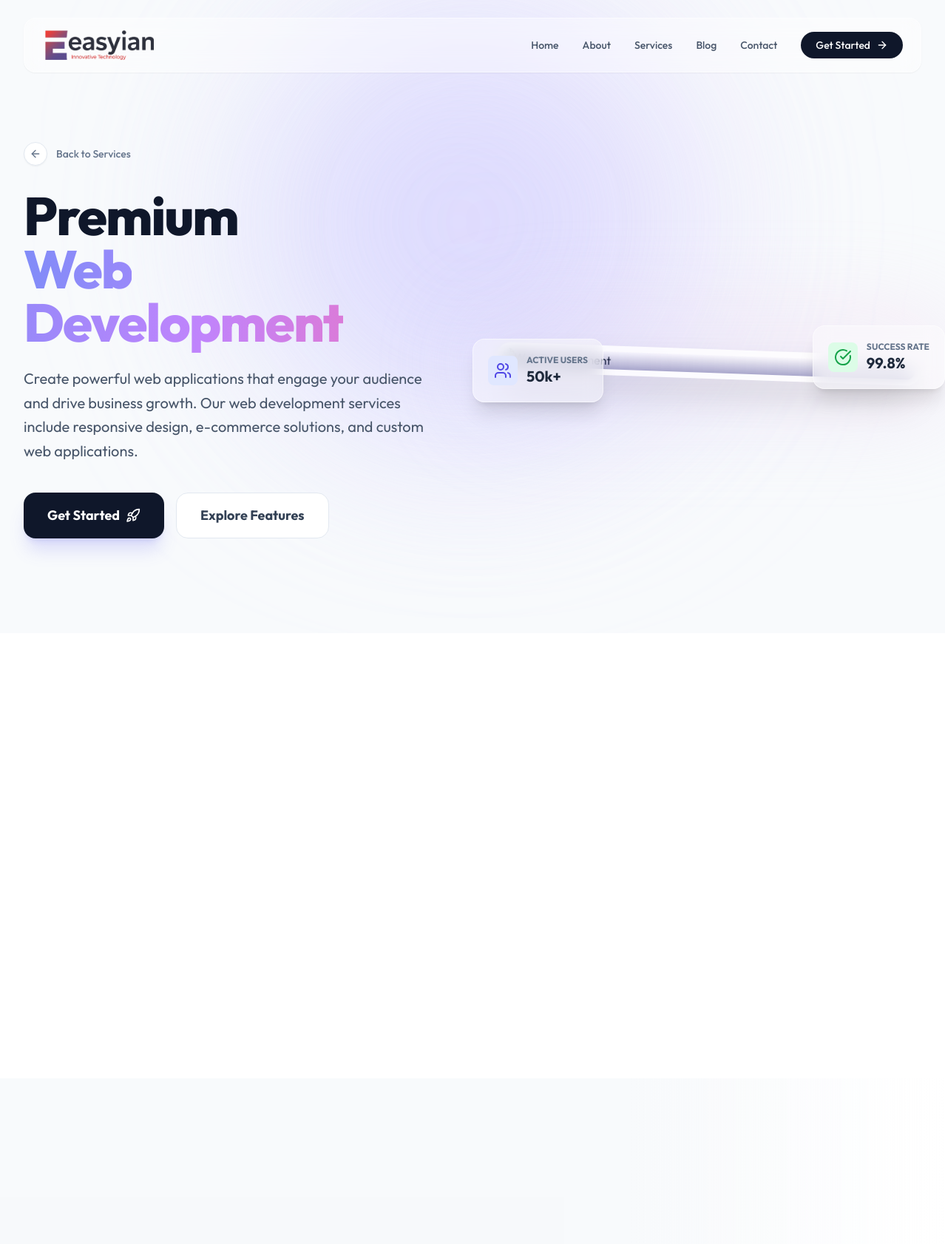
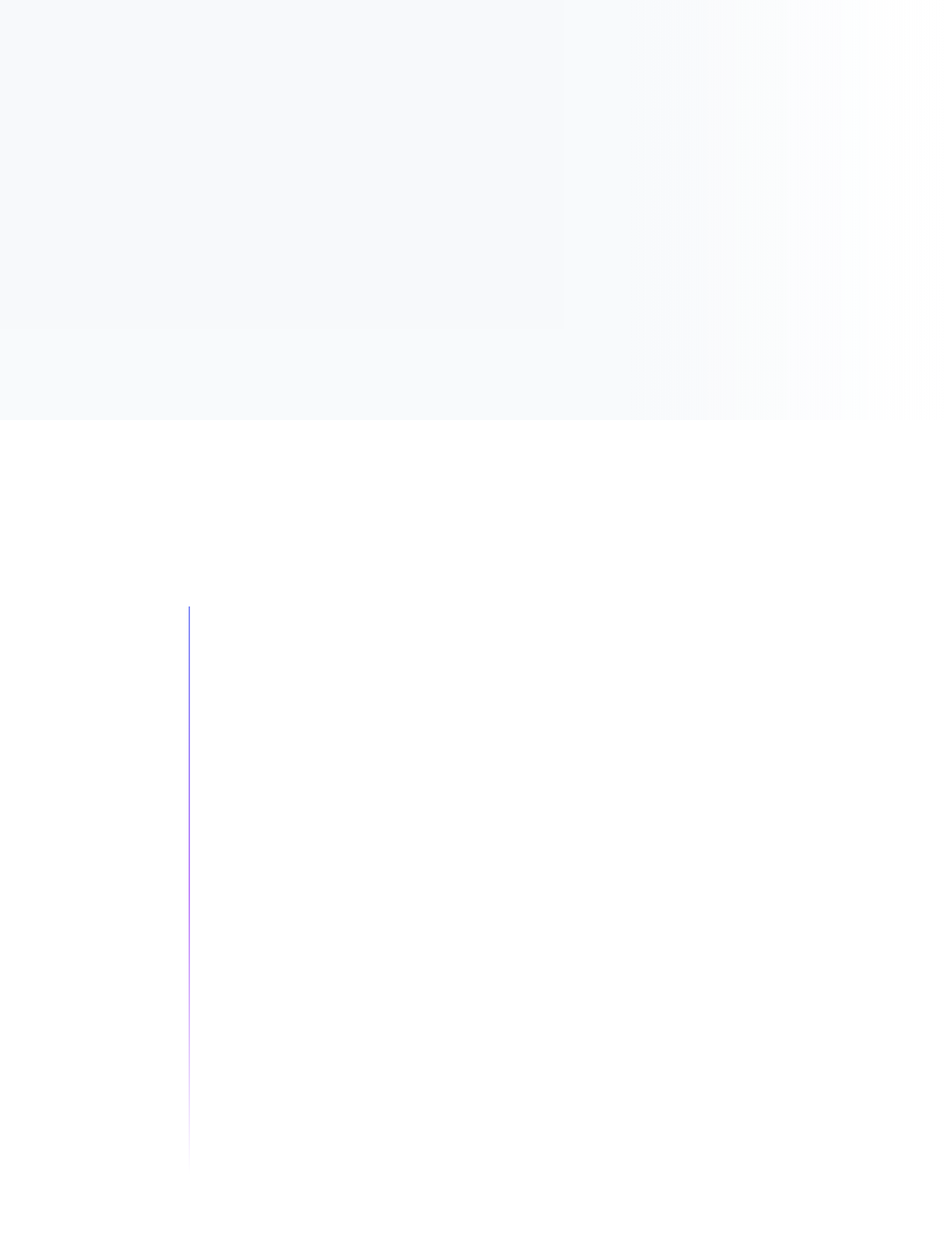
The app's page /services/web-development/ (upper part) with its own data (2 pictures, top to bottom).
### core/models.py (models this page shows, shortened)
class Service(models.Model):
    title = models.CharField(max_length=200)
    slug = models.SlugField(unique=True)
    short_description = models.TextField()
    long_description = models.TextField()
    icon_path = models.CharField(max_length=500, blank=True)  # SVG path for icons
    features = models.JSONField(default=list)  # Store as JSON array
    benefits = models.JSONField(default=list)
    process = models.JSONField(default=list)
    plan1_title = models.CharField(max_length=100, blank=True, default="Basic Plan")
    plan1_price = models.DecimalField(max_digits=10, decimal_places=2, null=True, blank=True)
    plan1_features = models.JSONField(default=list, blank=True, help_text="List of features for Plan 1")
    plan2_title = models.CharField(max_length=100, blank=True, default="Standard Plan")
    plan2_price = models.DecimalField(max_digits=10, decimal_places=2, null=True, blank=True)
    plan2_features = models.JSONField(default=list, blank=True, help_text="List of features for Plan 2")
    plan3_title = models.CharField(max_length=100, blank=True, default="Premium Plan")
    plan3_price = models.DecimalField(max_digits=10, decimal_places=2, null=True, blank=True)
    plan3_features = models.JSONField(default=list, blank=True, help_text="List of features for Plan 3")
    price = models.DecimalField(max_digits=10, decimal_places=2, default=0.0)
    currency = models.CharField(max_length=3, default='INR')
    is_active = models.BooleanField(default=True)
    display_order = models.IntegerField(default=0)
    featured_image = models.ImageField(upload_to='services/', blank=True, null=True)
    meta_title = models.CharField(max_length=200, blank=True)
    meta_description = models.TextField(blank=True)
    created_at = models.DateTimeField(auto_now_add=True)
    updated_at = models.DateTimeField(auto_now=True)
    class Meta:
        ordering = ['display_order', 'title']

### core/views.py (the view)
# urls.py: path('services/<slug:service_slug>/', views.service_detail, name='service_detail'),
def service_detail(request, service_slug):
    service = get_object_or_404(Service, slug=service_slug, is_active=True)
    service_cities = City.objects.filter(
        services__service=service,
        services__is_active=True,
        is_active=True
    ).distinct()
    if request.method == 'POST' and 'newsletter_email' in request.POST:
        newsletter_form = NewsletterForm(request.POST)
        if newsletter_form.is_valid():
            newsletter_form.save()
            messages.success(request, "Thank you for subscribing to our newsletter!")
            return redirect('service_detail', service_slug=service_slug)
    else:
        newsletter_form = NewsletterForm()
    context = {
        'page_title': service.meta_title,
        'meta_description': service.meta_description,
        'service': service,
        'service_cities': service_cities,
        'newsletter_form': newsletter_form,
    }
    return render(request, 'services/service_detail.html', context)

### templates/services/service_detail.html (shortened to what this page needs)
{% extends 'base.html' %}
{% load static %}
{% load custom_filters %}
{% block content %}
<section class="relative pt-32 pb-20 lg:pt-48 lg:pb-32 overflow-hidden">
    <div class="max-w-7xl mx-auto px-4 sm:px-6 lg:px-8 relative z-10">
        <div class="mb-8 reveal-slide-left">
            <a href="{% url 'services' %}" class="inline-flex items-center text-sm font-medium text-slate-500 hover:text-indigo-600 transition-colors group">
                <div class="w-8 h-8 rounded-full bg-white border border-slate-200 flex items-center justify-center mr-3 group-hover:border-indigo-300 shadow-sm">
                    <i data-lucide="arrow-left" class="w-4 h-4 group-hover:-translate-x-1 transition-transform"></i>
                </div>
                Back to Services
            </a>
        </div>
        <div class="grid grid-cols-1 lg:grid-cols-2 gap-16 items-center">
            <div class="relative z-10">
                <div class="reveal-up">
                    <h1 class="text-5xl lg:text-7xl font-extrabold text-slate-900 tracking-tight mb-6 leading-tight">
                        <span class="block">Premium</span>
                        <span class="text-gradient-flow">
                            {% if service %}{{ service.title }}{% else %}Software Development{% endif %}
                        </span>
                    </h1>
                </div>
                <p class="text-xl text-slate-600 leading-relaxed mb-10 reveal-up stagger-1">
                    {% if service %}{{ service.long_description }}{% else %}
                    Transform your business with custom software solutions designed to meet your unique requirements. Our expert team delivers scalable, secure, and innovative applications that drive growth and efficiency.
                    {% endif %}
                </p>
                <div class="flex flex-col sm:flex-row gap-4 reveal-up stagger-2">
                    <a href="{% url 'contact' %}" class="bg-slate-900 text-white px-8 py-4 rounded-2xl font-bold text-lg shadow-xl shadow-indigo-500/20 hover:bg-indigo-600 hover:shadow-indigo-500/40 hover:-translate-y-1 transition-all duration-300 flex items-center justify-center gap-2">
                        Get Started <i data-lucide="rocket" class="w-5 h-5"></i>
                    </a>
                    <a href="#features" class="bg-white text-slate-700 border border-slate-200 px-8 py-4 rounded-2xl font-bold text-lg hover:bg-slate-50 hover:border-indigo-200 hover:text-indigo-600 transition-all duration-300 flex items-center justify-center">
                        Explore Features
                    </a>
                </div>
            </div>
            <div class="relative reveal-zoom stagger-1">
                <div class="relative rounded-[2.5rem] overflow-hidden shadow-2xl border-8 border-white/50 glass-card transform rotate-2 hover:rotate-0 transition-transform duration-700">
                    <img src="https://images.unsplash.com/photo-1551434678-e076c223a692?ixlib=rb-4.0.3&auto=format&fit=crop&w=2070&q=80"
                         alt="{% if service %}{{ service.title }}{% else %}Software Development{% endif %}"
                         class="w-full h-auto object-cover hover:scale-110 transition-transform duration-[2s]">
                    <div class="absolute inset-0 bg-gradient-to-t from-indigo-900/40 to-transparent"></div>
                </div>
                <div class="absolute -top-8 -right-8 glass p-5 rounded-2xl shadow-xl animate-float-slow hidden md:block">
                    <div class="flex items-center gap-3">
                        <div class="p-2 bg-green-100 rounded-lg text-green-600">
                            <i data-lucide="check-circle" class="w-6 h-6"></i>
                        </div>
                        <div>
                            <p class="text-xs text-slate-500 font-bold uppercase">Success Rate</p>
                            <p class="text-xl font-bold text-slate-800">99.8%</p>
                        </div>
                    </div>
                </div>
                <div class="absolute -bottom-8 -left-8 glass p-5 rounded-2xl shadow-xl animate-float-slow hidden md:block" style="animation-delay: -2s;">
                    <div class="flex items-center gap-3">
                        <div class="p-2 bg-indigo-100 rounded-lg text-indigo-600">
                            <i data-lucide="users" class="w-6 h-6"></i>
                        </div>
                        <div>
                            <p class="text-xs text-slate-500 font-bold uppercase">Active Users</p>
                            <p class="text-xl font-bold text-slate-800">50k+</p>
                        </div>
                    </div>
                </div>
            </div>
        </div>
    </div>
</section>
<section id="features" class="py-24 bg-white relative z-10">
    <div class="max-w-7xl mx-auto px-4 sm:px-6 lg:px-8">
        <div class="grid grid-cols-1 md:grid-cols-2 lg:grid-cols-4 gap-8">
        </div>
    </div>
</section>
<section class="py-24 bg-slate-50/50 relative overflow-hidden">
    <div class="max-w-7xl mx-auto px-4 sm:px-6 lg:px-8 relative z-10">
        <div class="grid grid-cols-1 lg:grid-cols-2 gap-20 items-center">
            <div>
                <div class="space-y-8">
                </div>
            </div>
        </div>
    </div>
</section>
<section class="py-24 bg-white relative">
    <div class="max-w-4xl mx-auto px-4 sm:px-6 lg:px-8">
        <div class="relative space-y-12">
            <div class="timeline-line hidden md:block"></div>
        </div>
    </div>
</section>
{% endblock %}

### templates/base.html (style rules this page uses)
:root { --primary-soft: #818cf8; --secondary-soft: #c084fc; --glass-border: rgba(255, 255, 255, 0.5); --glass-bg: rgba(255, 255, 255, 0.4); --surface-color: #f8fafc; }
body { font-family: 'Outfit', sans-serif; background-color: var(--surface-color); overflow-x: hidden; color: #1e293b; }
.glass { background: var(--glass-bg); backdrop-filter: blur(12px); -webkit-backdrop-filter: blur(12px); border: 1px solid var(--glass-border); }
.glass-card { background: rgba(255, 255, 255, 0.6); backdrop-filter: blur(16px); -webkit-backdrop-filter: blur(16px); border: 1px solid rgba(255, 255, 255, 0.8); box-shadow: 0 8px 32px 0 rgba(31, 38, 135, 0.05); transition: transform 0.4s cubic-bezier(0.175, 0.885, 0.32, 1.275), box-shadow 0.4s ease; }
.reveal-up { opacity: 0; transform: translateY(40px); transition: all 1s cubic-bezier(0.5, 0, 0, 1); }
.reveal-slide-left { opacity: 0; transform: translateX(-100px); transition: all 1.2s cubic-bezier(0.2, 0.8, 0.2, 1); }
.reveal-zoom { opacity: 0; transform: scale(0.8); transition: all 0.8s cubic-bezier(0.5, 0, 0, 1); }
.active { opacity: 1; transform: translate(0) scale(1) rotate(0); }
.stagger-1 { transition-delay: 100ms; }
.stagger-2 { transition-delay: 200ms; }

### templates/services/service_detail.html (style rules this page uses)
.text-gradient-flow { background: linear-gradient(to right, #818cf8, #c084fc, #f472b6, #818cf8); background-size: 200% auto; -webkit-background-clip: text; background-clip: text; -webkit-text-fill-color: transparent; animation: gradient-flow 5s linear infinite; }
.timeline-line { position: absolute; left: 2rem; top: 0; bottom: 0; width: 2px; background: linear-gradient(to bottom, #818cf8, #c084fc, transparent); }
.animate-float-slow { animation: float-slow 5s ease-in-out infinite; }

### records on screen
Service: title "Web Development", long_description "Create powerful web applications that engage your audience and drive business growth. Our web development services include responsive design, e-commerce solutions, and custom web applications."
